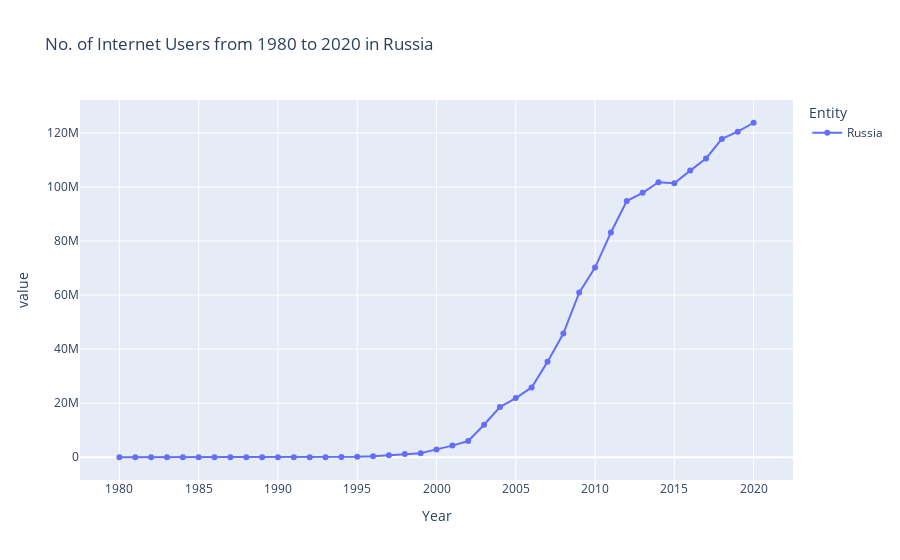

The cell this chart's notebook holds for it:
### Code cell
fig = px.line(temp2,x='Year',y=['No. of Internet Users'],color='Entity',markers=True,title='No. of Internet Users from 1980 to 2020 in Russia')
fig.show()

### Figure 1 — Plotly figure (JSON) as saved in the notebook; plotly's stock layout.template omitted (floating-point values rounded to 4 significant figures)
{"data": [{"hovertemplate": "Entity=Russia<br>variable=No. of Internet Users<br>Year=%{x}<br>value=%{y}<extra></extra>", "legendgroup": "Russia", "line": {"color": "#636efa", "dash": "solid"}, "marker": {"symbol": "circle"}, "mode": "lines+markers", "name": "Russia", "orientation": "v", "showlegend": true, "type": "scatter", "x": [1980, 1981, 1982, 1983, 1984, 1985, 1986, 1987, 1988, 1989, 1990, 1991, 1992, 1993, 1994, 1995, 1996, 1997, 1998, 1999, 2000, 2001, 2002, 2003, 2004, 2005, 2006, 2007, 2008, 2009, 2010, 2011, 2012, 2013, 2014, 2015, 2016, 2017, 2018, 2019, 2020], "xaxis": "x", "y": [0, 0, 0, 0, 0, 0, 0, 0, 0, 0, 0, 0, 1000, 20023, 80096, 220089, 399864, 699702, 1200202, 1501335, 2903460, 4305712, 6010357, 12028926, 18562998, 21895963, 25834326, 35292820, 45787694, 60916131, 70188870, 83151436, 94795378, 97847482, 101749828, 101411442, 106062366, 110555774, 117781320, 120444573, 123766963], "yaxis": "y"}], "layout": {"legend": {"title": {"text": "Entity"}, "tracegroupgap": 0}, "title": {"text": "No. of Internet Users from 1980 to 2020 in Russia"}, "xaxis": {"anchor": "y", "domain": [0, 1], "title": {"text": "Year"}}, "yaxis": {"anchor": "x", "domain": [0, 1], "title": {"text": "value"}}}}
